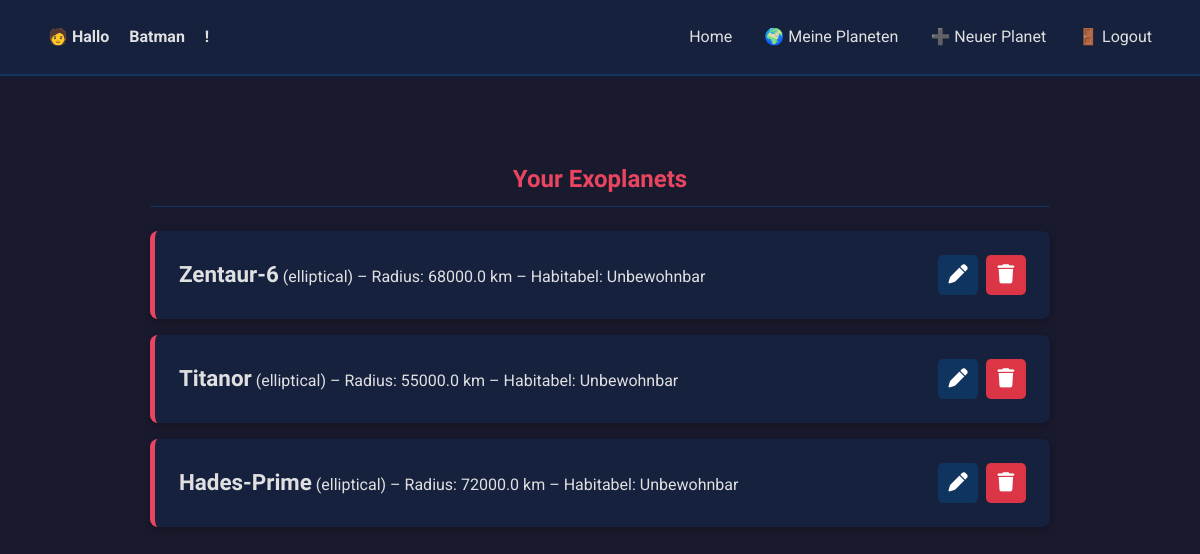
The page /exo/planet-list/ (signed in) on the database as committed earlier.
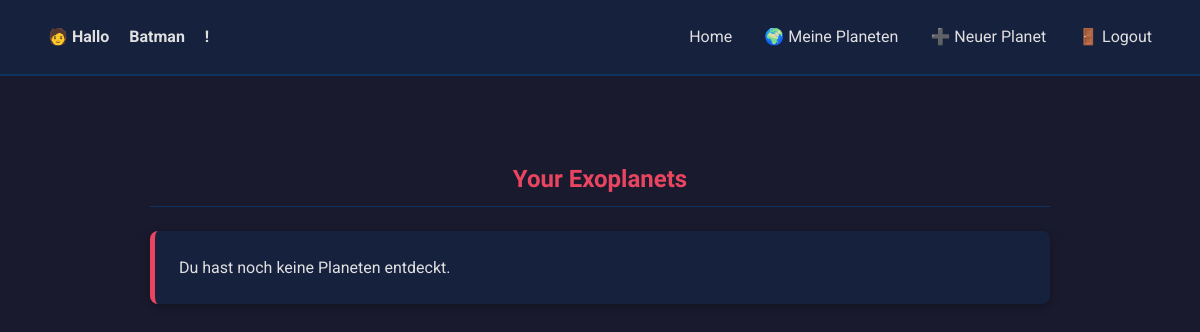
The same page on the database as committed later.
### exo_planet/models.py (models this page shows, shortened)
class Exoplanet(models.Model):
    user = models.ForeignKey(User, on_delete=models.CASCADE)
    name = models.CharField(max_length=100)
    radius_km = models.FloatField()
    orbit_type = models.CharField(max_length=50, choices=[
        ('circular', 'Kreisförmig'),
        ('elliptical', 'Elliptisch'),
        ('hyperbolic', 'Hyperbolisch')
    ])
    habitable = models.BooleanField(default=False)
    description = models.TextField(blank=True)

### exo_planet/views.py (the view)
# urls.py: path('planet-list/', views.planet_list, name='planet_list'),
@login_required(login_url='accounts:login')
def planet_list(request):
    planets = Exoplanet.objects.filter(user=request.user)
    return render(request, 'exo_planet/planet_list.html', {'planets': planets})

### exo_planet/templates/exo_planet/planet_list.html
{% extends "exo_planet/base.html" %}
{% block content %}
  <h2>Your Exoplanets</h2>
  <ul>
  {% for planet in planets %}
    <li class="planet-item">
      <div class="planet-info">
        <strong>{{ planet.name }}</strong> ({{ planet.orbit_type }}) –
        Radius: {{ planet.radius_km }} km –
        Habitabel: {{ planet.habitable|yesno:"Bewohnbar,Unbewohnbar" }}
      </div>
      <div class="action-buttons">
        <a href="{% url "exo_planet:edit_planet" planet.id %}" class="btn-icon" title="Bearbeiten">
          <i class="fas fa-pen"></i>
        </a>
        <a href="{% url "exo_planet:delete_planet" planet.id %}" class="btn-icon delete" title="Löschen">
          <i class="fas fa-trash"></i>
        </a>
      </div>
    </li>
  {% empty %}
    <li>Du hast noch keine Planeten entdeckt.</li>
  {% endfor %}
  </ul>
{% endblock %}

### exo_planet/templates/exo_planet/base.html (shortened to what this page needs)
{% load static %}
<!DOCTYPE html>
<html lang="en">
<head>
  <link rel="stylesheet" href="https://cdnjs.cloudflare.com/ajax/libs/font-awesome/6.5.0/css/all.min.css">
  <link rel="stylesheet" href="{% static 'exo_planet/style.css' %}">
</head>
<body>
  <nav>
      <span>🧑 Hallo {% if user.is_authenticated %}
        <a href="{% url 'accounts:user_profile' %}">{{ user.username }}</a>
        {% else %}
        Gast
        {% endif %}!
      </span>
      <a href="{% url "home:index" %}">Home</a>
      <a href="{% url 'exo_planet:planet_list' %}">🌍 Meine Planeten</a>
      <a href="{% url 'exo_planet:add_planet' %}">➕ Neuer Planet</a>
    {% if user.is_authenticated %}
      <a href="{% url 'accounts:logout' %}">🚪 Logout</a>
    {% else %}
      <a href="{% url 'accounts:login' %}">Anmelden</a>
      <a href="{% url 'accounts:register' %}">Registrieren</a>
    {% endif %}
  </nav>
  <main>
    {% block content %}{% endblock %}
  </main>
</body>
</html>

### exo_planet/static/exo_planet/style.css (style rules this page uses)
:root { --primary-font: 'Roboto', sans-serif; --heading-font: 'Orbitron', sans-serif; --dark-space-bg: #1a1a2e; --card-bg: #16213e; --accent-color: #0f3460; --highlight-color: #e94560; --text-color: #e0e0e0; --text-color-darker: #a0a0a0; }
body { margin: 0; font-family: var(--primary-font); background-color: var(--dark-space-bg); color: var(--text-color); line-height: 1.6; }
nav { display: flex; justify-content: space-evenly; align-items: center; padding: 1rem 2rem; background-color: var(--card-bg); border-bottom: 2px solid var(--accent-color); }
nav a { color: var(--text-color); text-decoration: none; padding: 0.5rem 1rem; border-radius: 5px; transition: background-color 0.3s, color 0.3s; }
nav span { font-weight: bold; margin-right: auto; padding-left: 1rem; }
main { padding: 2rem; max-width: 900px; margin: 2rem auto; }
h2 { font-family: var(--heading-font); color: var(--highlight-color); border-bottom: 1px solid var(--accent-color); padding-bottom: 0.5rem; margin-bottom: 1.5rem; text-align: center; }
ul { list-style: none; padding: 0; }
ul li { background-color: var(--card-bg); padding: 1.5rem; margin-bottom: 1rem; border-radius: 8px; border-left: 5px solid var(--highlight-color); box-shadow: 0 2px 8px rgba(0, 0, 0, 0.3); transition: transform 0.2s; }

Rows that differ between the two databases and show on the page:
removed Exoplanet: name "Zentaur-6", orbit_type "elliptical", radius_km "68000.0", habitable "Unbewohnbar"
removed Exoplanet: name "Titanor", orbit_type "elliptical", radius_km "55000.0", habitable "Unbewohnbar"
removed Exoplanet: name "Hades-Prime", orbit_type "elliptical", radius_km "72000.0", habitable "Unbewohnbar"
Other text that changed with them:
text now shown: "Du hast noch keine Planeten entdeckt."
